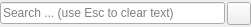
<?xml version="1.0" encoding="UTF-8"?>
<ui version="4.0">
 <class>SearchBox</class>
 <widget class="QWidget" name="SearchBox">
  <property name="geometry">
   <rect>
    <x>0</x>
    <y>0</y>
    <width>251</width>
    <height>27</height>
   </rect>
  </property>
  <property name="windowTitle">
   <string>Form</string>
  </property>
  <layout class="QHBoxLayout" name="horizontalLayout" stretch="1,0">
   <property name="spacing">
    <number>2</number>
   </property>
   <property name="margin">
    <number>0</number>
   </property>
   <item>
    <widget class="QLineEdit" name="SearchLineEdit">
     <property name="toolTip">
      <string>&lt;html&gt;&lt;head/&gt;&lt;body&gt;&lt;p&gt;Search for properties by name&lt;/p&gt;&lt;/body&gt;&lt;/html&gt;</string>
     </property>
     <property name="placeholderText">
      <string>Search ... (use Esc to clear text)</string>
     </property>
    </widget>
   </item>
   <item>
    <widget class="QToolButton" name="AdvancedButton">
     <property name="toolTip">
      <string>&lt;html&gt;&lt;head/&gt;&lt;body&gt;&lt;p&gt;Toggle advanced properties&lt;/p&gt;&lt;/body&gt;&lt;/html&gt;</string>
     </property>
     <property name="text">
      <string/>
     </property>
     <property name="icon">
      <iconset resource="../pqComponents.qrc">
       <normaloff>:/pqWidgets/Icons/pqAdvanced26.png</normaloff>:/pqWidgets/Icons/pqAdvanced26.png</iconset>
     </property>
     <property name="checkable">
      <bool>true</bool>
     </property>
     <property name="checked">
      <bool>false</bool>
     </property>
    </widget>
   </item>
  </layout>
 </widget>
 <resources>
  <include location="../pqComponents.qrc"/>
 </resources>
 <connections/>
</ui>
